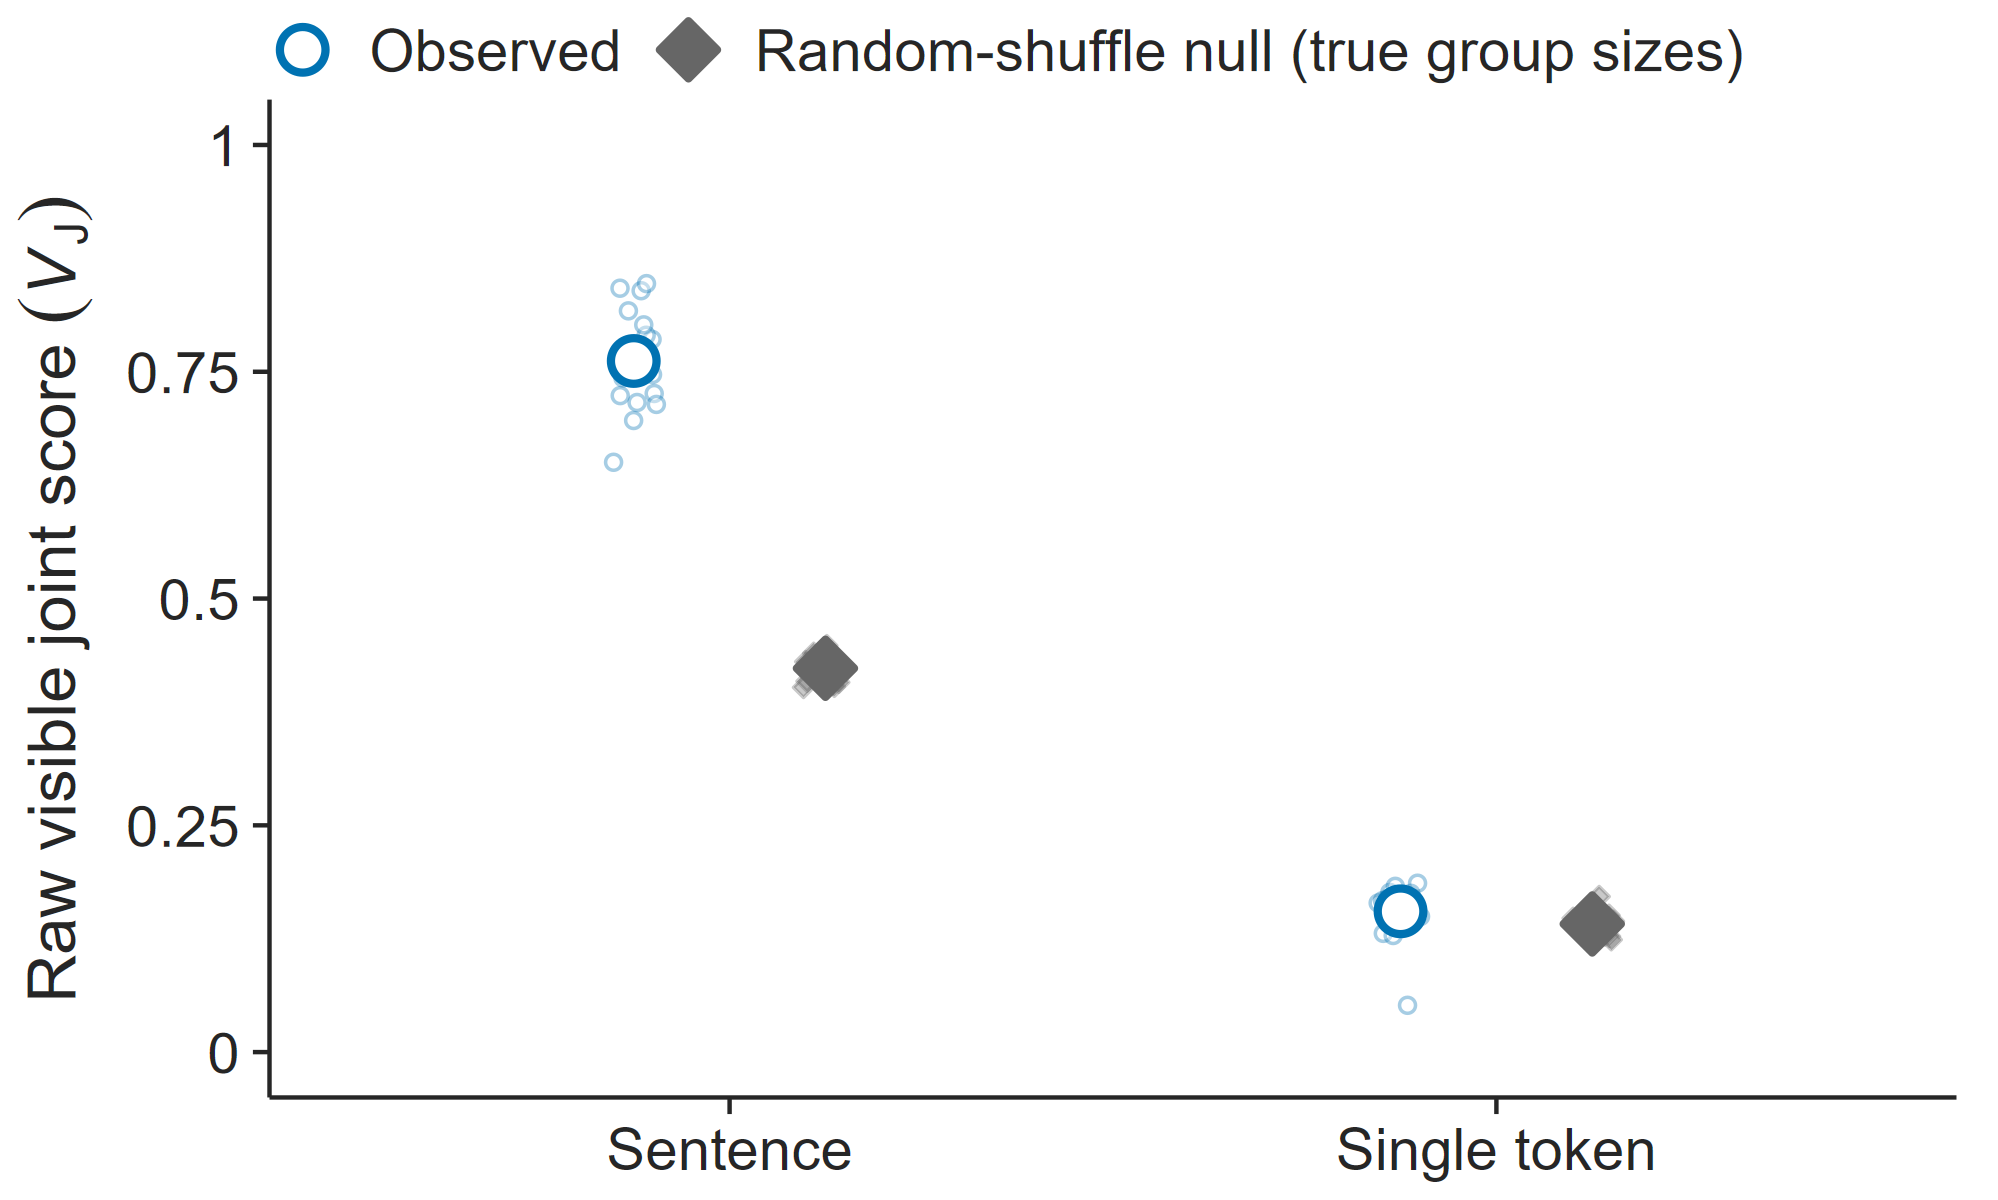

Source code (R):
# figC_token_raw_vs_null.R
# Appendix Figure C: POST-HOC EXPLORATORY (D16). Raw visible joint score V_J
# against its oracle-size random-shuffle null, per arm, one-shot Sonnet. It
# shows what A_VJ ~ 0 means in raw terms: in the token arm the observed score
# is close to what randomly dealing the tokens into seven true-size groups gets.
#
# Run from the repository root:
#   Rscript results/paper_figures_r/figC_token_raw_vs_null.R

source("results/paper_figures_r/theme_paper.R")

# ---- Data -------------------------------------------------------------------
# Per-pool observed V_J and null mean (10,000 permutations per pool x arm),
# from the frozen D16 analysis. Arm means are plain means over the 20 pools.
pools <- read.csv("results/single_token_edge/analysis/per_pool.csv")
pools <- pools[pools$attacker == "One-shot Sonnet", ]

per_pool <- rbind(
  data.frame(layer = "pool", arm = pools$condition, pool = pools$pool,
             series = "observed", value = pools$V_J),
  data.frame(layer = "pool", arm = pools$condition, pool = pools$pool,
             series = "null", value = pools$null_oracle_V_J)
)
arm_means <- aggregate(value ~ arm + series, data = per_pool, FUN = mean)
arm_means$layer <- "arm_mean"
arm_means$pool  <- NA

plot_data <- rbind(per_pool, arm_means[, names(per_pool)])
plot_data$post_hoc <- TRUE

# ---- Plot -------------------------------------------------------------------
d <- plot_data
d$series <- factor(d$series, levels = c("observed", "null"))
d$arm    <- factor(d$arm, levels = c("sentence", "token"))
dodge    <- position_dodge(width = 0.5)

fig <- ggplot(d, aes(x = arm, y = value, shape = series, colour = series, fill = series)) +
  geom_point(data = subset(d, layer == "pool"), alpha = 0.35, size = 0.7, stroke = 0.3,
             position = position_jitterdodge(jitter.width = 0.12, dodge.width = 0.5, seed = 1)) +
  geom_point(data = subset(d, layer == "arm_mean"), size = point_size + 0.3,
             stroke = point_stroke + 0.2, position = dodge) +
  scale_colour_manual(values = null_colour, labels = null_label) +
  scale_fill_manual(values = null_fill, labels = null_label) +
  scale_shape_manual(values = null_shape, labels = null_label) +
  scale_x_discrete(labels = c(sentence = "Sentence", token = "Single token")) +
  scale_y_continuous(limits = c(0, 1), breaks = seq(0, 1, 0.25), labels = axis_01_labels) +
  labs(x = NULL, y = expression("Raw visible joint score " * (italic(V)[J])),
       shape = NULL, colour = NULL, fill = NULL) +
  theme_paper() +
  theme(legend.position = "top", legend.justification = "left",
        legend.margin = margin(0, 0, 0, 0), legend.box.spacing = unit(2, "pt"))

# ---- Export -----------------------------------------------------------------
save_figure(fig, "figC_token_raw_vs_null", width = col_width, height = 2.0, data = plot_data)
